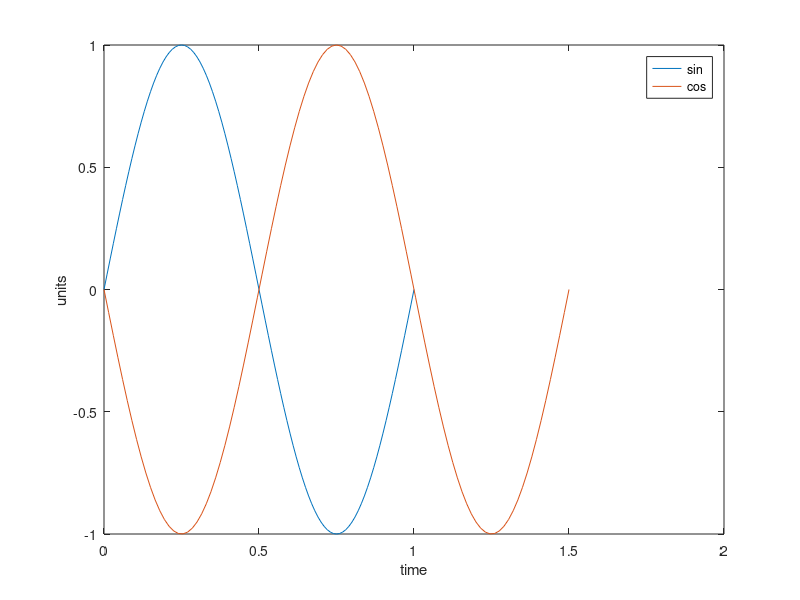

This figure's MATLAB source:
x1 = 0:0.01:1;
y1 = sin(2 * pi * x1);
plot(x1,y1);
hold on;
x2 = x1 * 1.5;
y2 = cos(2 * pi * x2 + 0.5 * pi);
plot(x2,y2);
ylabel('units');
xlabel('time');
legend('sin','cos');
